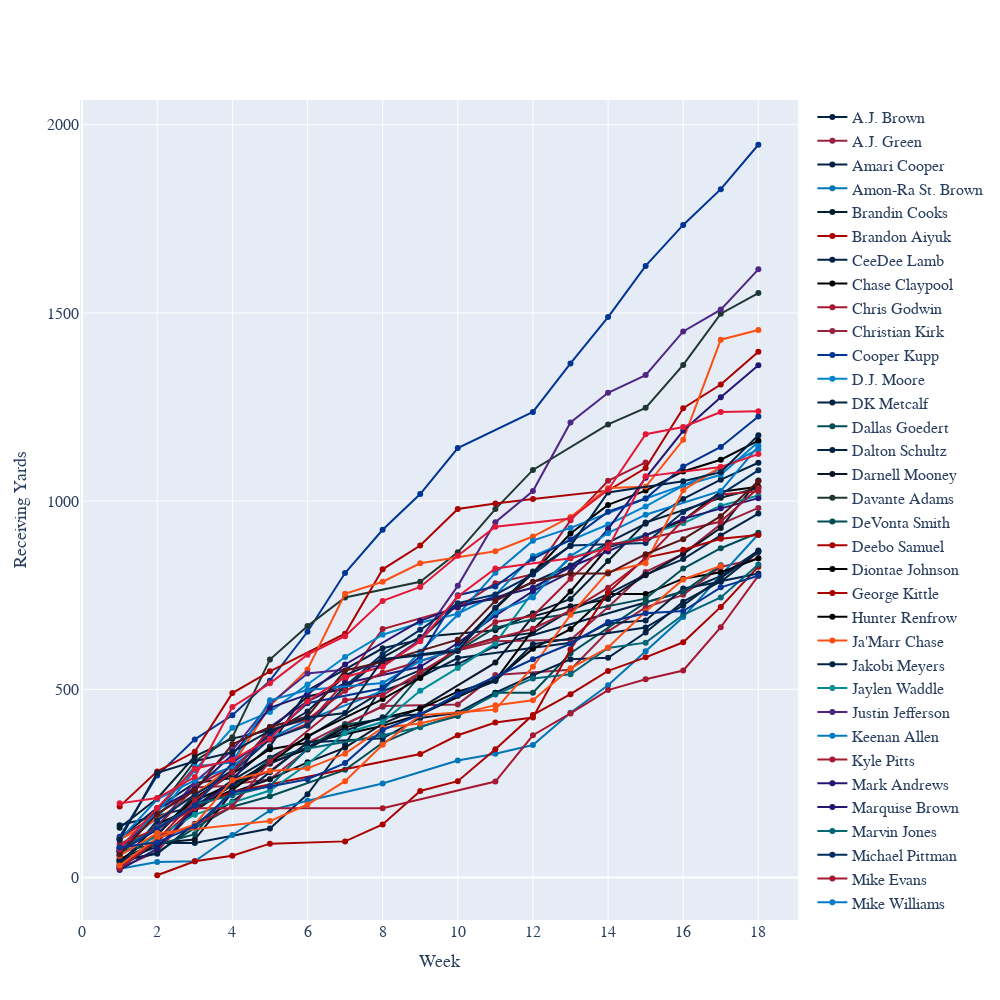

The notebook cell this image was saved under:
### Code cell
fig = go.Figure()
for name, values in df_agg.groupby("player_name"):
    if values["receiving_yards"].sum() > 800:
        fig.add_trace(
            go.Scatter(
                x=values["week"], 
                y=values["receiving_yards"].cumsum(), 
                name=name, 
                mode="markers+lines", 
                line_color=values.iloc[0].team_color,
                hovertemplate=f"<b>{name}</b><br>%{{y}} yds through week %{{x}}<extra></extra>"
            )
        )
    
fig.update_layout(
    font_family="Averta, sans-serif",
    hoverlabel_font_family="Averta, sans-serif",
    xaxis_title_text="Week",
    xaxis_title_font_size=18,
    xaxis_tickfont_size=16,
    yaxis_title_text="Receiving Yards",
    yaxis_title_font_size=18,
    yaxis_tickfont_size=16,
    hoverlabel_font_size=16,
    legend_font_size=16,
    height=1000,
    width=1000
)
    
fig.show()

### Figure 1 — Plotly figure (JSON) as saved in the notebook; plotly's stock layout.template omitted (floating-point values rounded to 4 significant figures)
{"data": [{"hovertemplate": "<b>A.J. Brown</b><br>%{y} yds through week %{x}<extra></extra>", "line": {"color": "#002244"}, "mode": "markers+lines", "name": "A.J. Brown", "type": "scatter", "x": [1, 2, 3, 5, 6, 7, 8, 9, 10, 11, 16, 17, 18], "y": [49, 92, 92, 130, 221, 354, 509, 551, 567, 615, 760, 801, 869]}, {"hovertemplate": "<b>A.J. Green</b><br>%{y} yds through week %{x}<extra></extra>", "line": {"color": "#97233F"}, "mode": "markers+lines", "name": "A.J. Green", "type": "scatter", "x": [1, 2, 3, 4, 5, 6, 7, 8, 10, 11, 13, 14, 15, 16, 17, 18], "y": [25, 69, 181, 248, 261, 340, 406, 456, 460, 538, 552, 654, 718, 751, 825, 848]}, {"hovertemplate": "<b>Amari Cooper</b><br>%{y} yds through week %{x}<extra></extra>", "line": {"color": "#002244"}, "mode": "markers+lines", "name": "Amari Cooper", "type": "scatter", "x": [1, 2, 3, 4, 5, 6, 8, 9, 10, 13, 14, 15, 16, 17, 18], "y": [139, 163, 189, 258, 318, 373, 495, 532, 583, 624, 675, 683, 768, 786, 865]}, {"hovertemplate": "<b>Amon-Ra St. Brown</b><br>%{y} yds through week %{x}<extra></extra>", "line": {"color": "#0076B6"}, "mode": "markers+lines", "name": "Amon-Ra St. Brown", "type": "scatter", "x": [1, 2, 3, 4, 5, 6, 8, 10, 11, 12, 13, 14, 15, 16, 17, 18], "y": [23, 41, 43, 113, 178, 204, 250, 311, 329, 352, 438, 511, 601, 692, 803, 912]}, {"hovertemplate": "<b>Brandin Cooks</b><br>%{y} yds through week %{x}<extra></extra>", "line": {"color": "#03202F"}, "mode": "markers+lines", "name": "Brandin Cooks", "type": "scatter", "x": [1, 2, 3, 4, 5, 6, 7, 8, 9, 11, 12, 13, 14, 15, 17, 18], "y": [132, 210, 322, 369, 392, 481, 502, 585, 639, 657, 702, 740, 841, 943, 1009, 1035]}, {"hovertemplate": "<b>Brandon Aiyuk</b><br>%{y} yds through week %{x}<extra></extra>", "line": {"color": "#AA0000"}, "mode": "markers+lines", "name": "Brandon Aiyuk", "type": "scatter", "x": [2, 3, 4, 5, 7, 8, 9, 10, 11, 12, 13, 14, 15, 16, 17, 18], "y": [6, 43, 58, 90, 96, 141, 230, 256, 341, 432, 487, 549, 585, 625, 719, 826]}, {"hovertemplate": "<b>CeeDee Lamb</b><br>%{y} yds through week %{x}<extra></extra>", "line": {"color": "#002244"}, "mode": "markers+lines", "name": "CeeDee Lamb", "type": "scatter", "x": [1, 2, 3, 4, 5, 6, 8, 9, 10, 11, 13, 14, 15, 16, 17, 18], "y": [104, 185, 251, 264, 348, 497, 609, 632, 726, 740, 829, 890, 940, 1006, 1057, 1102]}, {"hovertemplate": "<b>Chase Claypool</b><br>%{y} yds through week %{x}<extra></extra>", "line": {"color": "#000000"}, "mode": "markers+lines", "name": "Chase Claypool", "type": "scatter", "x": [1, 2, 3, 5, 6, 8, 9, 11, 12, 13, 14, 15, 16, 17, 18], "y": [45, 115, 211, 341, 358, 403, 433, 526, 608, 660, 753, 753, 794, 811, 848]}, {"hovertemplate": "<b>Chris Godwin</b><br>%{y} yds through week %{x}<extra></extra>", "line": {"color": "#A71930"}, "mode": "markers+lines", "name": "Chris Godwin", "type": "scatter", "x": [1, 2, 3, 4, 5, 6, 7, 8, 10, 11, 12, 13, 14, 15], "y": [105, 167, 241, 296, 366, 409, 520, 660, 717, 782, 806, 949, 1054, 1103]}, {"hovertemplate": "<b>Christian Kirk</b><br>%{y} yds through week %{x}<extra></extra>", "line": {"color": "#97233F"}, "mode": "markers+lines", "name": "Christian Kirk", "type": "scatter", "x": [1, 2, 3, 4, 5, 6, 7, 8, 9, 10, 11, 13, 14, 15, 16, 17, 18], "y": [70, 135, 239, 244, 283, 358, 408, 454, 545, 603, 628, 632, 718, 812, 860, 939, 982]}, {"hovertemplate": "<b>Cooper Kupp</b><br>%{y} yds through week %{x}<extra></extra>", "line": {"color": "#003594"}, "mode": "markers+lines", "name": "Cooper Kupp", "type": "scatter", "x": [1, 2, 3, 4, 5, 6, 7, 8, 9, 10, 12, 13, 14, 15, 16, 17, 18], "y": [108, 271, 367, 431, 523, 653, 809, 924, 1019, 1141, 1237, 1366, 1489, 1625, 1734, 1829, 1947]}, {"hovertemplate": "<b>D.J. Moore</b><br>%{y} yds through week %{x}<extra></extra>", "line": {"color": "#0085CA"}, "mode": "markers+lines", "name": "D.J. Moore", "type": "scatter", "x": [1, 2, 3, 4, 5, 6, 7, 8, 9, 10, 11, 12, 14, 15, 16, 17, 18], "y": [80, 159, 285, 398, 440, 513, 586, 645, 677, 701, 751, 854, 938, 986, 1041, 1070, 1157]}, {"hovertemplate": "<b>DK Metcalf</b><br>%{y} yds through week %{x}<extra></extra>", "line": {"color": "#002244"}, "mode": "markers+lines", "name": "DK Metcalf", "type": "scatter", "x": [1, 2, 3, 4, 5, 6, 7, 8, 10, 11, 12, 13, 14, 15, 16, 17, 18], "y": [60, 113, 220, 285, 383, 441, 537, 580, 606, 637, 650, 710, 753, 805, 846, 909, 967]}, {"hovertemplate": "<b>Dallas Goedert</b><br>%{y} yds through week %{x}<extra></extra>", "line": {"color": "#004C54"}, "mode": "markers+lines", "name": "Dallas Goedert", "type": "scatter", "x": [1, 2, 3, 4, 5, 7, 8, 9, 10, 11, 12, 13, 15, 16, 17], "y": [42, 66, 132, 188, 216, 286, 358, 401, 429, 491, 491, 596, 731, 759, 830]}, {"hovertemplate": "<b>Dalton Schultz</b><br>%{y} yds through week %{x}<extra></extra>", "line": {"color": "#002244"}, "mode": "markers+lines", "name": "Dalton Schultz", "type": "scatter", "x": [1, 2, 3, 4, 5, 6, 8, 9, 10, 11, 12, 13, 14, 15, 16, 17, 18], "y": [45, 63, 143, 201, 280, 359, 370, 424, 438, 491, 537, 580, 584, 651, 733, 787, 808]}, {"hovertemplate": "<b>Darnell Mooney</b><br>%{y} yds through week %{x}<extra></extra>", "line": {"color": "#0B162A"}, "mode": "markers+lines", "name": "Darnell Mooney", "type": "scatter", "x": [1, 2, 3, 4, 5, 6, 7, 8, 9, 11, 12, 13, 14, 15, 16, 17, 18], "y": [26, 92, 101, 226, 261, 306, 345, 409, 450, 571, 694, 721, 740, 803, 860, 929, 1055]}, {"hovertemplate": "<b>Davante Adams</b><br>%{y} yds through week %{x}<extra></extra>", "line": {"color": "#203731"}, "mode": "markers+lines", "name": "Davante Adams", "type": "scatter", "x": [1, 2, 3, 4, 5, 6, 7, 9, 10, 11, 12, 14, 15, 16, 17, 18], "y": [56, 177, 309, 373, 579, 668, 744, 786, 864, 979, 1083, 1204, 1248, 1362, 1498, 1553]}, {"hovertemplate": "<b>DeVonta Smith</b><br>%{y} yds through week %{x}<extra></extra>", "line": {"color": "#004C54"}, "mode": "markers+lines", "name": "DeVonta Smith", "type": "scatter", "x": [1, 2, 3, 4, 5, 6, 7, 8, 9, 10, 11, 12, 13, 15, 16, 17, 18], "y": [71, 87, 115, 237, 314, 345, 406, 421, 537, 603, 664, 686, 701, 741, 821, 875, 916]}, {"hovertemplate": "<b>Deebo Samuel</b><br>%{y} yds through week %{x}<extra></extra>", "line": {"color": "#AA0000"}, "mode": "markers+lines", "name": "Deebo Samuel", "type": "scatter", "x": [1, 2, 3, 4, 5, 7, 8, 9, 10, 11, 12, 14, 15, 16, 17, 18], "y": [189, 282, 334, 490, 548, 648, 819, 882, 979, 994, 1006, 1028, 1088, 1247, 1310, 1397]}, {"hovertemplate": "<b>Diontae Johnson</b><br>%{y} yds through week %{x}<extra></extra>", "line": {"color": "#000000"}, "mode": "markers+lines", "name": "Diontae Johnson", "type": "scatter", "x": [1, 2, 4, 5, 6, 8, 9, 10, 11, 12, 13, 14, 15, 16, 17, 18], "y": [36, 141, 233, 305, 376, 474, 530, 613, 714, 809, 914, 990, 1028, 1079, 1110, 1161]}, {"hovertemplate": "<b>George Kittle</b><br>%{y} yds through week %{x}<extra></extra>", "line": {"color": "#AA0000"}, "mode": "markers+lines", "name": "George Kittle", "type": "scatter", "x": [1, 2, 3, 4, 9, 10, 11, 12, 13, 14, 15, 16, 17, 18], "y": [78, 95, 187, 227, 328, 378, 412, 425, 606, 757, 850, 871, 900, 910]}, {"hovertemplate": "<b>Hunter Renfrow</b><br>%{y} yds through week %{x}<extra></extra>", "line": {"color": "#000000"}, "mode": "markers+lines", "name": "Hunter Renfrow", "type": "scatter", "x": [1, 2, 3, 4, 5, 6, 7, 9, 10, 11, 12, 13, 14, 15, 16, 17, 18], "y": [70, 127, 204, 249, 305, 341, 399, 448, 494, 524, 658, 760, 877, 909, 949, 1025, 1038]}, {"hovertemplate": "<b>Ja'Marr Chase</b><br>%{y} yds through week %{x}<extra></extra>", "line": {"color": "#FB4F14"}, "mode": "markers+lines", "name": "Ja'Marr Chase", "type": "scatter", "x": [1, 2, 3, 4, 5, 6, 7, 8, 9, 11, 12, 13, 14, 15, 16, 17, 18], "y": [101, 155, 220, 297, 456, 553, 754, 786, 835, 867, 906, 958, 1035, 1038, 1163, 1429, 1455]}, {"hovertemplate": "<b>Jakobi Meyers</b><br>%{y} yds through week %{x}<extra></extra>", "line": {"color": "#002244"}, "mode": "markers+lines", "name": "Jakobi Meyers", "type": "scatter", "x": [1, 2, 3, 4, 5, 6, 7, 8, 9, 10, 11, 12, 15, 16, 17, 18], "y": [44, 82, 176, 246, 302, 346, 390, 426, 434, 483, 522, 620, 664, 723, 796, 866]}, {"hovertemplate": "<b>Jaylen Waddle</b><br>%{y} yds through week %{x}<extra></extra>", "line": {"color": "#008E97"}, "mode": "markers+lines", "name": "Jaylen Waddle", "type": "scatter", "x": [1, 2, 3, 4, 5, 6, 7, 8, 9, 10, 11, 12, 13, 16, 17, 18], "y": [61, 109, 167, 200, 231, 301, 384, 413, 496, 557, 622, 759, 849, 941, 988, 1015]}, {"hovertemplate": "<b>Justin Jefferson</b><br>%{y} yds through week %{x}<extra></extra>", "line": {"color": "#4F2683"}, "mode": "markers+lines", "name": "Justin Jefferson", "type": "scatter", "x": [1, 2, 3, 4, 5, 6, 8, 9, 10, 11, 12, 13, 14, 15, 16, 17, 18], "y": [71, 136, 254, 338, 462, 542, 563, 632, 775, 944, 1027, 1209, 1288, 1335, 1451, 1509, 1616]}, {"hovertemplate": "<b>Keenan Allen</b><br>%{y} yds through week %{x}<extra></extra>", "line": {"color": "#007BC7"}, "mode": "markers+lines", "name": "Keenan Allen", "type": "scatter", "x": [1, 2, 3, 4, 5, 6, 8, 9, 10, 11, 12, 13, 15, 16, 17, 18], "y": [100, 208, 258, 294, 369, 419, 496, 600, 698, 810, 895, 929, 1007, 1042, 1086, 1138]}, {"hovertemplate": "<b>Kyle Pitts</b><br>%{y} yds through week %{x}<extra></extra>", "line": {"color": "#A71930"}, "mode": "markers+lines", "name": "Kyle Pitts", "type": "scatter", "x": [1, 2, 3, 4, 5, 7, 8, 9, 10, 11, 12, 13, 14, 15, 16, 17, 18], "y": [31, 104, 139, 189, 308, 471, 484, 546, 606, 635, 661, 709, 770, 847, 949, 1018, 1026]}, {"hovertemplate": "<b>Mark Andrews</b><br>%{y} yds through week %{x}<extra></extra>", "line": {"color": "#241773"}, "mode": "markers+lines", "name": "Mark Andrews", "type": "scatter", "x": [1, 2, 3, 4, 5, 6, 7, 9, 10, 11, 12, 13, 14, 15, 16, 17, 18], "y": [20, 77, 186, 253, 400, 468, 516, 560, 623, 696, 761, 811, 926, 1062, 1187, 1276, 1361]}, {"hovertemplate": "<b>Marquise Brown</b><br>%{y} yds through week %{x}<extra></extra>", "line": {"color": "#241773"}, "mode": "markers+lines", "name": "Marquise Brown", "type": "scatter", "x": [1, 2, 3, 4, 5, 6, 7, 9, 10, 12, 13, 14, 15, 16, 17, 18], "y": [69, 182, 235, 326, 451, 486, 566, 682, 719, 770, 825, 866, 909, 953, 981, 1008]}, {"hovertemplate": "<b>Marvin Jones</b><br>%{y} yds through week %{x}<extra></extra>", "line": {"color": "#006778"}, "mode": "markers+lines", "name": "Marvin Jones", "type": "scatter", "x": [1, 2, 3, 4, 5, 6, 8, 9, 10, 11, 12, 13, 14, 15, 16, 17, 18], "y": [77, 132, 194, 218, 243, 343, 378, 399, 434, 486, 529, 540, 610, 624, 698, 744, 832]}, {"hovertemplate": "<b>Michael Pittman</b><br>%{y} yds through week %{x}<extra></extra>", "line": {"color": "#002C5F"}, "mode": "markers+lines", "name": "Michael Pittman", "type": "scatter", "x": [1, 2, 3, 4, 5, 6, 7, 8, 9, 10, 11, 12, 13, 15, 16, 17, 18], "y": [29, 152, 220, 279, 368, 403, 508, 594, 658, 729, 752, 805, 882, 889, 971, 1018, 1082]}, {"hovertemplate": "<b>Mike Evans</b><br>%{y} yds through week %{x}<extra></extra>", "line": {"color": "#A71930"}, "mode": "markers+lines", "name": "Mike Evans", "type": "scatter", "x": [1, 2, 3, 4, 5, 6, 7, 8, 10, 11, 12, 13, 14, 15, 17, 18], "y": [24, 99, 205, 280, 393, 420, 496, 544, 606, 679, 695, 794, 885, 899, 946, 1035]}, {"hovertemplate": "<b>Mike Williams</b><br>%{y} yds through week %{x}<extra></extra>", "line": {"color": "#007BC7"}, "mode": "markers+lines", "name": "Mike Williams", "type": "scatter", "x": [1, 2, 3, 4, 5, 6, 8, 9, 10, 11, 12, 13, 14, 15, 17, 18], "y": [82, 173, 295, 306, 471, 498, 517, 575, 608, 705, 744, 854, 915, 964, 1027, 1146]}, {"hovertemplate": "<b>Rob Gronkowski</b><br>%{y} yds through week %{x}<extra></extra>", "line": {"color": "#A71930"}, "mode": "markers+lines", "name": "Rob Gronkowski", "type": "scatter", "x": [1, 2, 3, 8, 11, 12, 13, 14, 15, 16, 17, 18], "y": [90, 129, 184, 184, 255, 378, 436, 498, 527, 550, 665, 802]}, {"hovertemplate": "<b>Stefon Diggs</b><br>%{y} yds through week %{x}<extra></extra>", "line": {"color": "#00338D"}, "mode": "markers+lines", "name": "Stefon Diggs", "type": "scatter", "x": [1, 2, 3, 4, 5, 6, 8, 9, 10, 11, 12, 13, 14, 15, 16, 17, 18], "y": [69, 129, 191, 305, 374, 463, 503, 588, 750, 773, 847, 898, 972, 1007, 1092, 1144, 1225]}, {"hovertemplate": "<b>Tee Higgins</b><br>%{y} yds through week %{x}<extra></extra>", "line": {"color": "#FB4F14"}, "mode": "markers+lines", "name": "Tee Higgins", "type": "scatter", "x": [1, 2, 5, 6, 7, 8, 9, 11, 12, 13, 14, 15, 16, 17], "y": [58, 118, 150, 194, 256, 353, 431, 446, 560, 698, 812, 835, 1029, 1091]}, {"hovertemplate": "<b>Terry McLaurin</b><br>%{y} yds through week %{x}<extra></extra>", "line": {"color": "#5A1414"}, "mode": "markers+lines", "name": "Terry McLaurin", "type": "scatter", "x": [1, 2, 3, 4, 5, 6, 7, 8, 10, 11, 12, 13, 14, 15, 16, 17, 18], "y": [62, 169, 231, 354, 400, 428, 550, 573, 632, 735, 786, 808, 808, 859, 899, 960, 1053]}, {"hovertemplate": "<b>Travis Kelce</b><br>%{y} yds through week %{x}<extra></extra>", "line": {"color": "#E31837"}, "mode": "markers+lines", "name": "Travis Kelce", "type": "scatter", "x": [1, 2, 3, 4, 5, 6, 7, 8, 9, 10, 11, 13, 14, 15, 17, 18], "y": [76, 185, 289, 312, 369, 468, 533, 560, 628, 747, 821, 848, 875, 1066, 1091, 1125]}, {"hovertemplate": "<b>Tyler Boyd</b><br>%{y} yds through week %{x}<extra></extra>", "line": {"color": "#FB4F14"}, "mode": "markers+lines", "name": "Tyler Boyd", "type": "scatter", "x": [1, 2, 3, 4, 5, 6, 7, 8, 9, 11, 12, 13, 14, 15, 16, 17], "y": [32, 105, 141, 259, 283, 290, 329, 398, 409, 458, 471, 556, 611, 707, 792, 828]}, {"hovertemplate": "<b>Tyler Lockett</b><br>%{y} yds through week %{x}<extra></extra>", "line": {"color": "#002244"}, "mode": "markers+lines", "name": "Tyler Lockett", "type": "scatter", "x": [1, 2, 3, 4, 5, 6, 7, 8, 10, 11, 12, 13, 14, 16, 17, 18], "y": [100, 278, 309, 333, 390, 425, 437, 579, 602, 717, 813, 881, 1023, 1053, 1077, 1175]}, {"hovertemplate": "<b>Tyreek Hill</b><br>%{y} yds through week %{x}<extra></extra>", "line": {"color": "#E31837"}, "mode": "markers+lines", "name": "Tyreek Hill", "type": "scatter", "x": [1, 2, 3, 4, 5, 6, 7, 8, 9, 10, 11, 13, 14, 15, 16, 17, 18], "y": [197, 211, 267, 453, 516, 592, 641, 735, 772, 855, 932, 954, 1030, 1178, 1197, 1237, 1239]}, {"hovertemplate": "<b>Van Jefferson</b><br>%{y} yds through week %{x}<extra></extra>", "line": {"color": "#003594"}, "mode": "markers+lines", "name": "Van Jefferson", "type": "scatter", "x": [1, 2, 3, 4, 5, 6, 7, 8, 9, 10, 12, 13, 14, 15, 16, 17, 18], "y": [80, 94, 136, 226, 242, 261, 304, 392, 433, 487, 580, 621, 679, 702, 708, 771, 802]}], "layout": {"font": {"family": "Averta, sans-serif"}, "height": 1000, "hoverlabel": {"font": {"family": "Averta, sans-serif", "size": 16}}, "legend": {"font": {"size": 16}}, "width": 1000, "xaxis": {"tickfont": {"size": 16}, "title": {"font": {"size": 18}, "text": "Week"}}, "yaxis": {"tickfont": {"size": 16}, "title": {"font": {"size": 18}, "text": "Receiving Yards"}}}}
